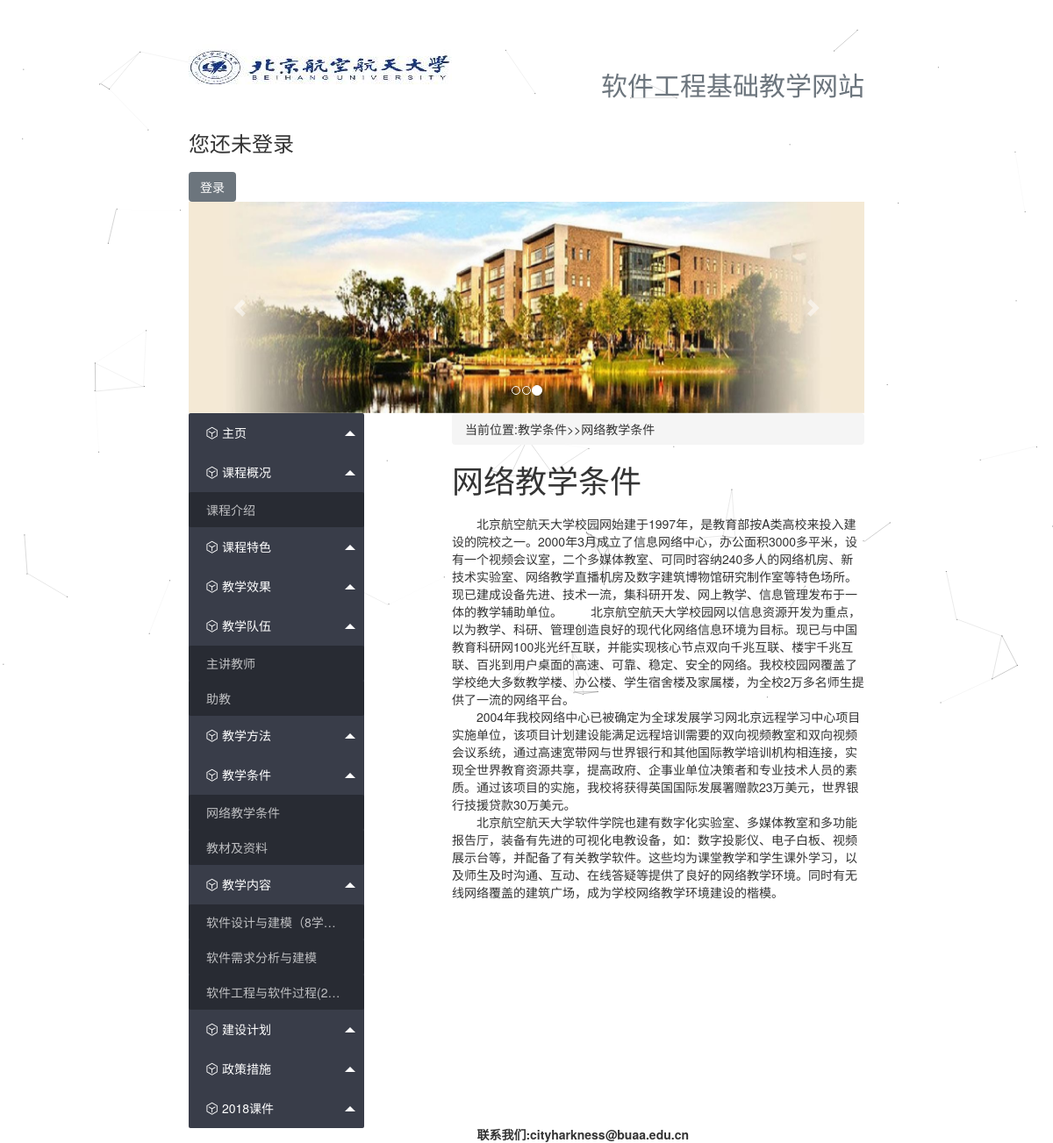
/mainview/网络教学条件, run on the app's committed database.
### app1/models.py (models this page shows, shortened)
class Category(models.Model):
    name = models.CharField(max_length=40, verbose_name=u'名称')
    parent = models.ForeignKey('self', default=None, blank=True, null=True,
                               verbose_name=u'上级分类', on_delete=models.CASCADE)
    href = models.CharField(max_length=200, verbose_name=u'链接', blank=True, null=True)
    rank = models.IntegerField(default=0, verbose_name=u'排序')
    status = models.IntegerField(default=0, choices=STATUS.items(), verbose_name=u'状态')
    create_time = models.DateTimeField(u'创建时间', auto_now_add=True)
    class Meta:
        verbose_name_plural = verbose_name = u'分类'
        ordering = ['rank', '-create_time']
    def __unicode__(self):
        if self.parent:
            return '%s>>%s' % (self.parent, self.name)
        else:
            return '%s' % (self.name)
    __str__ = __unicode__

class Article(models.Model):
    text_type_choices = {
        ('h5', 'HTML5'),
        ('md', 'markdown'),
    }
    author = models.ForeignKey(settings.AUTH_USER_MODEL, verbose_name=u'作者', on_delete=models.CASCADE)
    category = models.ForeignKey(Category, verbose_name=u'分类', on_delete=models.CASCADE)
    title = models.CharField(max_length=100, verbose_name=u'标题')
    en_title = models.CharField(max_length=100, verbose_name=u'英文标题')
    img = models.CharField(max_length=200,
                           default='/static/img/article/default.jpg')
    tags = models.CharField(max_length=200, null=True, blank=True,
                            verbose_name=u'标签', help_text=u'用逗号分隔')
    content = models.TextField(verbose_name=u'正文')
    rank = models.IntegerField(default=0, verbose_name=u'排序')
    status = models.IntegerField(default=0, choices=STATUS.items(),
                                 verbose_name='状态')
    pub_time = models.DateTimeField(default=False, verbose_name=u'发布时间')
    create_time = models.DateTimeField(u'创建时间', auto_now_add=True)
    update_time = models.DateTimeField(u'更新时间', auto_now=True)
    url = models.CharField(max_length=200, verbose_name=u'链接', blank=True)
    text_type = models.CharField(max_length=10, verbose_name=u'正文文本类型', choices=text_type_choices, default='md')
    class Meta:
        verbose_name_plural = verbose_name = u'文章'
        ordering = ['rank', '-pub_time', '-create_time']
    def __unicode__(self):
        return self.title
    __str__ = __unicode__

### app1/views.py (the view)
# urls.py: path('', views.mainview, name='index'),
def mainview(request, param1='课程介绍'):
    article_list = Article.objects.filter(title=param1)
    if len(article_list) == 0:
        return HttpResponseNotFound("<h1>Page not found</h1></br><a href='课程概况'>点击这里返回主页")
    article = article_list[0]
    article_path = "当前位置:"+str(article.category)+">>"+article.title
    context = {'param1': param1,
               'path': article_path,
               }
    if article.text_type == 'md':
        article_body = mark_safe(markdown.markdown(article.content,
                                        extensions=[
                                            'markdown.extensions.extra',
                                            'markdown.extensions.codehilite',
                                            'markdown.extensions.toc',
                                        ]))
    else:
        '''正文文本是h5语法'''
        context['h5'] = 'Yes'
        article_body = article.content
    context['content'] = article_body
    catogary_list = Category.objects.all()
    directory = []
    Bars = []
    for q in catogary_list:
        if not q.parent:
            directory.append(q)
    cnt = 0
    for dir in directory:
        tmp = []
        tmp.append(dir.name)
        article_tmp = Article.objects.filter(category=dir)
        if len(article_tmp) > 0:
            for i in article_tmp:
                tmp.append(i.title)
        Bars.append(tmp)
    context['Bars'] = Bars
    return render(request, 'mainview.html', context)

### app1/templates/mainview.html
{% extends 'base.html' %}
{% block left_nav %}
    <ul class="layui-nav layui-nav-tree">
        {% for bar in Bars %}
            <li data-name="component" class="layui-nav-item layui-nav-itemed">
                <a href="javascript:;" laytips = "{{ bar.0 }}" lay-direction="2">
                    <i class="layui-icon layui-icon-component"></i>
                        <cite>{{ bar.0 }}</cite>
                    <span class="layui-nav-more"></span>
                </a>
                    {% for a1 in bar %}
                        {% if not forloop.first %}
                            <dl class="layui-nav-child">
                                <dd data-name="button">
                                    <a href="/mainview/{{ a1 }}" target="#">{{ a1 }}</a>
                                </dd>
                            </dl>
                        {%  endif %}
                    {% endfor %}
            </li>
        {% endfor %}
    </ul>
{% endblock %}
{% block content %}
<nav>
    <ol class="breadcrumb">
        {{ path }}
    </ol>
</nav>
<h1>{{  param1  }}</h1>
{% if h5 %}
    {% autoescape off %}
        {{ content }}
    {% endautoescape %}
{% else %}
    {{ content }}
{% endif %}
{% endblock %}

### app1/static/layui/css/layui.css (style rules this page uses)
h1,h2,h3,h4,h5,h6 { font-weight:400 }
.layui-btn,.layui-disabled,.layui-icon,.layui-unselect { -webkit-user-select:none;-ms-user-select:none;-moz-user-select:none }
blockquote,body,button,dd,div,dl,dt,form,h1,h2,h3,h4,h5,h6,input,li,ol,p,pre,td,textarea,th,ul { margin:0;padding:0;-webkit-tap-highlight-color:rgba(0,0,0,0) }
li { list-style:none }
body { line-height:24px;font:14px Helvetica Neue,Helvetica,PingFang SC,\5FAE\8F6F\96C5\9ED1,Tahoma,Arial,sans-serif }
a { color:#333;text-decoration:none }
a cite { font-style:normal;*cursor:pointer }
.layui-icon { font-family:layui-icon!important;font-size:16px;font-style:normal;-webkit-font-smoothing:antialiased;-moz-osx-font-smoothing:grayscale }
.layui-icon-component:before { content:"\e857" }
.layui-nav { position:relative;padding:0 20px;background-color:#393D49;color:#fff;border-radius:2px;font-size:0;box-sizing:border-box }
.layui-nav * { font-size:14px }
.layui-nav .layui-nav-item { position:relative;display:inline-block;*display:inline;*zoom:1;vertical-align:middle;line-height:60px }
.layui-nav .layui-nav-item a { display:block;padding:0 20px;color:#fff;color:rgba(255,255,255,.7);transition:all .3s;-webkit-transition:all .3s }
.layui-nav .layui-this:after,.layui-nav-bar,.layui-nav-tree .layui-nav-itemed:after { position:absolute;left:0;top:0;width:0;height:5px;background-color:#5FB878;transition:all .2s;-webkit-transition:all .2s }
.layui-nav .layui-nav-more { content:'';width:0;height:0;border-style:solid dashed dashed;border-color:#fff transparent transparent;overflow:hidden;cursor:pointer;transition:all .2s;-webkit-transition:all .2s;position:absolute;top:50%;right:3px;margin-top:-3px;border-width:6px;border-top-color:rgba(255,255,255,.7) }
.layui-nav .layui-nav-mored,.layui-nav-itemed>a .layui-nav-more { margin-top:-9px;border-style:dashed dashed solid;border-color:transparent transparent #fff }
.layui-nav-child { display:none;position:absolute;left:0;top:65px;min-width:100%;line-height:36px;padding:5px 0;box-shadow:0 2px 4px rgba(0,0,0,.12);border:1px solid #d2d2d2;background-color:#fff;z-index:100;border-radius:2px;white-space:nowrap }
.layui-nav .layui-nav-child a { color:#333 }
.layui-nav-child dd { position:relative }
.layui-nav-tree { width:200px;padding:0 }
.layui-nav-tree .layui-nav-item { display:block;width:100%;line-height:45px }
.layui-nav-tree .layui-nav-item a { position:relative;height:45px;line-height:45px;text-overflow:ellipsis;overflow:hidden;white-space:nowrap }
.layui-nav-itemed>a,.layui-nav-tree .layui-nav-title a,.layui-nav-tree .layui-nav-title a:hover { color:#fff!important }
.layui-nav-tree .layui-nav-child { position:relative;z-index:0;top:0;border:none;box-shadow:none }
.layui-nav-tree .layui-nav-child a { height:40px;line-height:40px;color:#fff;color:rgba(255,255,255,.7) }
.layui-nav-tree .layui-nav-child,.layui-nav-tree .layui-nav-child a:hover { background:0 0;color:#fff }
.layui-nav-tree .layui-nav-more { right:10px }
.layui-nav-itemed>.layui-nav-child { display:block;padding:0;background-color:rgba(0,0,0,.3)!important }

### data on the page
Category: name "主页"
Category: name "课程概况"
Article: bar "课程介绍"
Category: name "课程特色"
Category: name "教学效果"
Category: name "教学队伍"
Article: bar "主讲教师"
Article: bar "助教"
Category: name "教学方法"
Category: name "教学条件"
Article: bar "网络教学条件", title "网络教学条件"
Article: bar "教材及资料"
Category: name "教学内容"
Article: bar "软件设计与建模（8学…"
Article: bar "软件需求分析与建模"
Article: bar "软件工程与软件过程(2…"
Category: name "建设计划"
Category: name "政策措施"
Category: name "2018课件"

### other printed values
{{ path }} "当前位置:教学条件>>网络教学条件"
